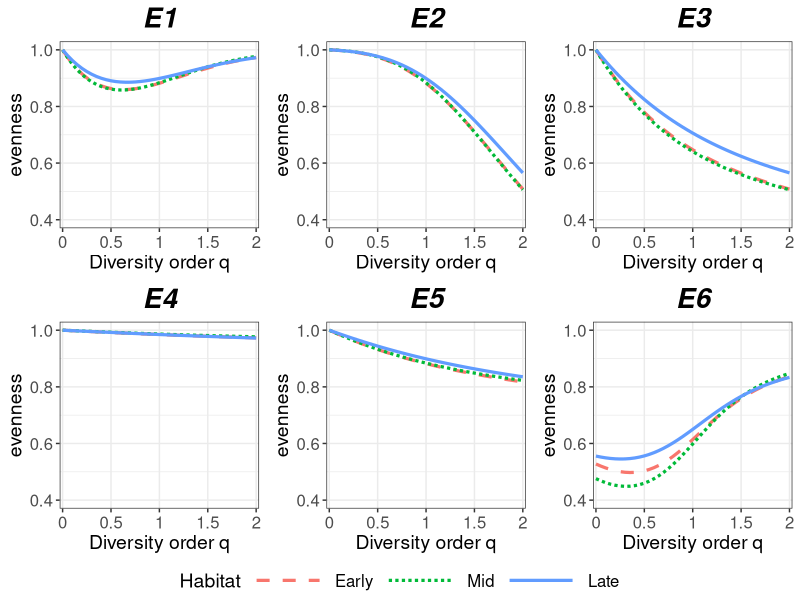
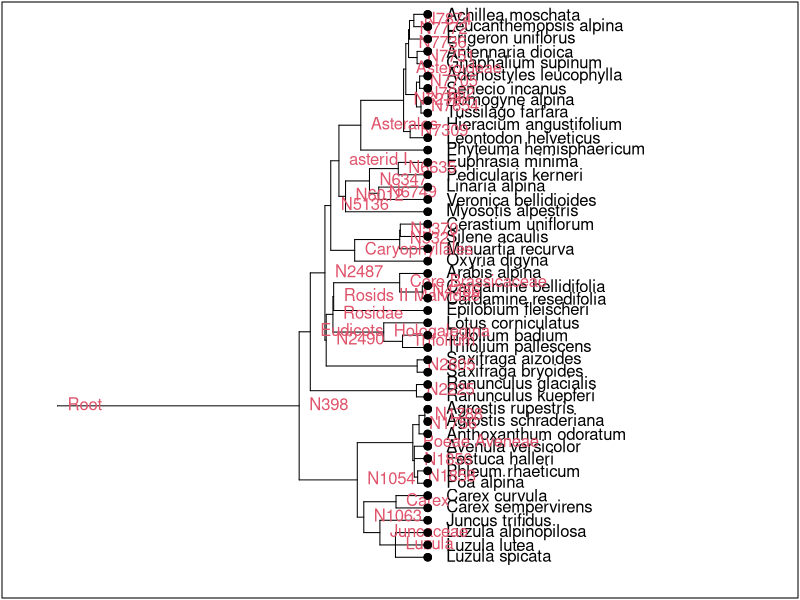
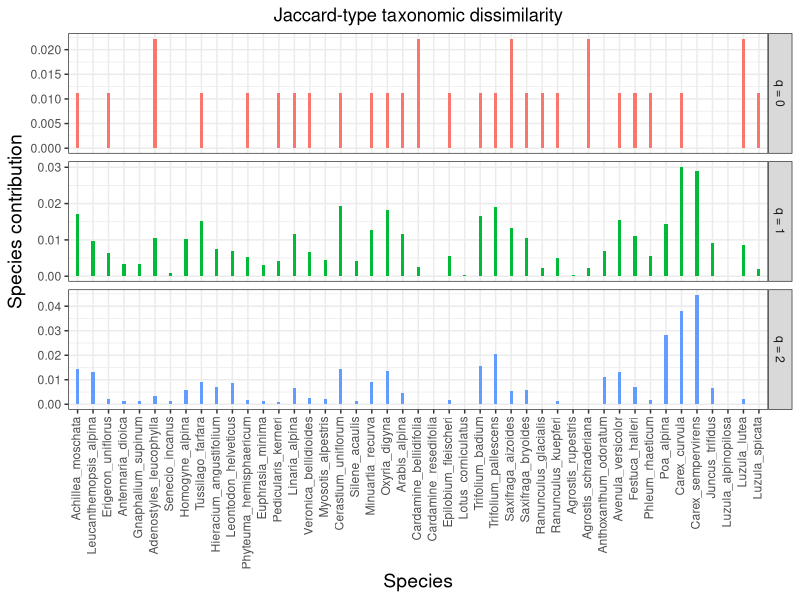
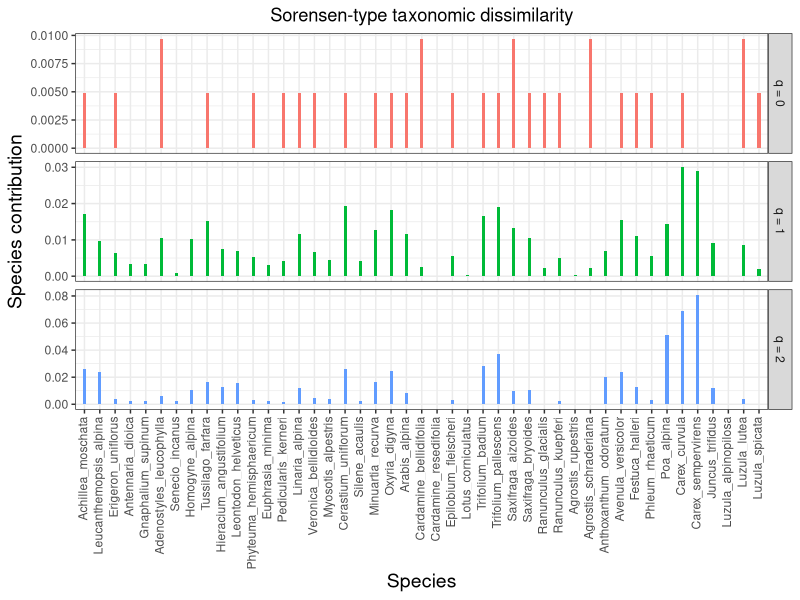
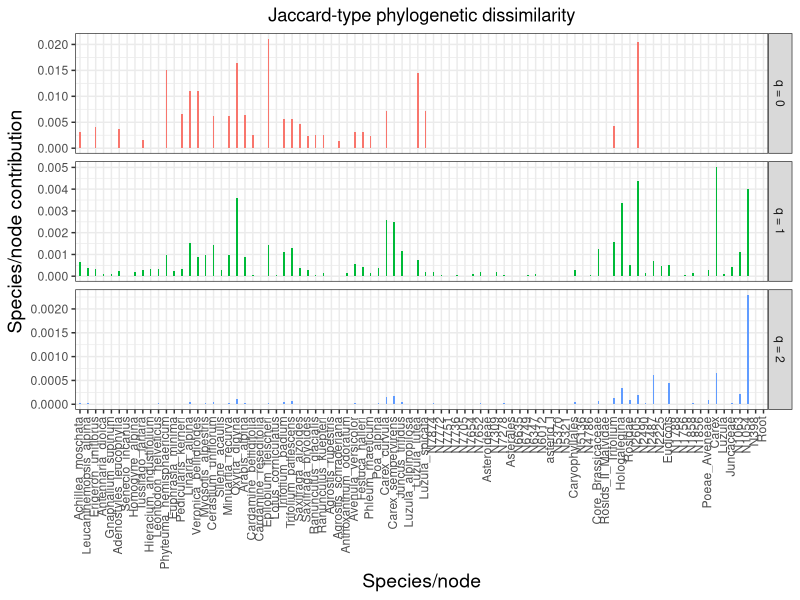
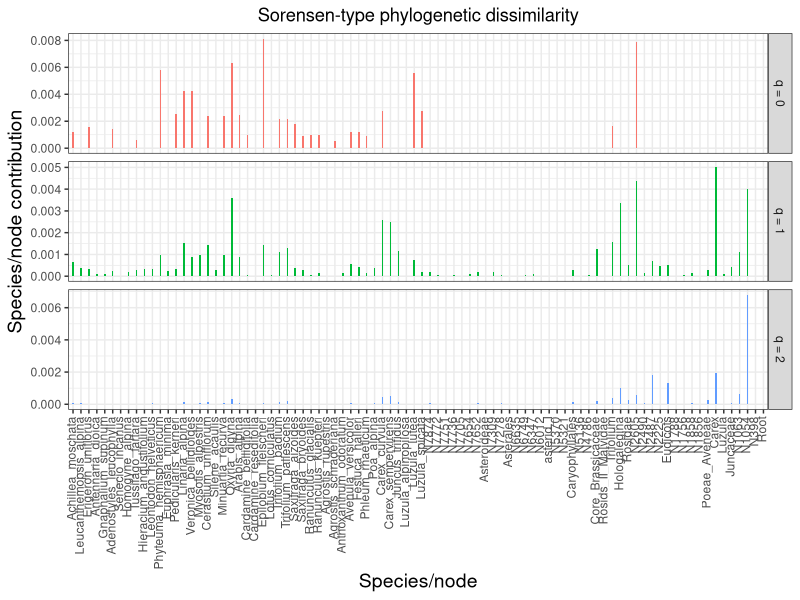

The R script that drew these images, in order:
#*******************************************************************************
#********************************************************************************
# 
## R scipts "Evenness" for Chao and Ricotta (2019) Ecology paper. 
## This R code is for computing Figures 2, 3 and 4 of Chao and Ricotta (2019) paper.
# NOTE: The packages "ggplot2", "dplyr", "ade4", "reshape2", "ggpubr", "phytools", "ape" must be 
# installed and loaded before running the scripts. 
# 
#
# The following R scripts include two parts:  
# (1). Script for computing the profiles for six classes of evenness measures (see Figure 2 in Chao and Ricotta's paper).
# (2). Script for computing the contribution of each species/node to taxonomic dissimarity and/or phylogenetic
#      dissimarity measures (see Figures 3 and 4 in Chao and Ricotta's paper)
# 
#
#*******************************************************************************
#*******************************************************************************

library(ggplot2)
library(dplyr)
library(ade4)
library(reshape2)
library(ggpubr)
library(phytools)
library(ape)

####################################################################################
#
# (1). Computing the profiles for six classes of evenness measures (Table 1 and Figure 2)
#
####################################################################################

qD <- function(p,q){
  p <- p[p>0]
  if(q!=1){
    (sum(p^q))^(1/(1-q))
  }else{
    exp(-sum(p*log(p)))
  }
}

#' new_fun computes all six classes of evenness measures.
#' @param x is an observed species abundance or frequency vector. 
#' @param q.order is a vector of diversity orders: user must specify a sequence (suggested range is from 0 to 2 in an increment of 0.05).
#' @return the profiles of all six classes of evenness indices listed in Table 1; see Figure 2 for output.
new_fun <- function(x,q.order){
  FUN <- qD
  n <- sum(x)
  p <- x/n
  q_profile_evenness <- function(q){
    qDest <- FUN(p,q)
    #S <- sum(x>0)
    S <- sum(x>0)
    E1 <- ifelse(q!=1, (1-qDest^(1-q))/(1-S^(1-q)), log(qDest)/log(S))
    E2 <- ifelse(q!=1, (1-qDest^(q-1))/(1-S^(q-1)), log(qDest)/log(S))
    E3 <- (qDest-1)/(S-1)
    E4 <- (1-1/qDest)/(1-1/S)
    E5 <- log(qDest)/log(S)
    if(q==0){
      p <- p[p>0]
      nu <- abs(p - (1/S))
      nu <- nu[nu > 0]
      sub1 <- (sum(log(abs(nu)))/sum(nu>0)-(log(1-1/S)+(1-S)*log(S))/S)
      E6 <- 1-exp(sub1)
    }else{
      p <- p[p>0]
      E6 <- 1-(sum(abs(p-1/S)^q)/((1-1/S)^q+(S-1)*S^(-q)))^(1/q)
    }
    
    #E6 <- ifelse(q=1, 1-sum(abs(p-1/S)^(1-q))/(abs(1-1/S)^(1-q)+)
    return(c(E1,E2,E3,E4,E5,E6))
  }
  out <- as.matrix(t(sapply(q.order, q_profile_evenness)))
  colnames(out) <- c("E1", "E2", "E3", "E4", "E5", "E6")
  out
}

tax_q_profile <- function(x, name1){
  x <- as.data.frame(x)
  x$q.order <-as.character(q)
  x1 <- melt(x, id.vars = c("q.order"))
  names(x1) <- c("q", "Habitat", "evenness")
  ggplot(x1, aes(q, evenness))+
    geom_line(aes(color = Habitat, group = Habitat, linetype = Habitat), size = 1.1)+
    scale_linetype_manual(values=c("dashed", "1111", "solid"))+
    theme_bw()+
    theme(axis.title = element_text(size = 14), 
          axis.text = element_text(size = 12), 
          legend.title = element_text(size = 14),
          legend.text = element_text(size = 12),
          strip.text = element_text(size = 14),
          legend.position = "bottom")+
    scale_x_discrete(breaks=seq(0, 2, 0.5))+
    theme(legend.key.width = unit(2,"cm"))+
    theme(plot.title = element_text(size=20, face="bold.italic",hjust = 0.5))+
    ggtitle(name1)+
    xlab("Diversity order q")
  #ylim(c(0, 1))
}

#' Gini_even computes the two Gini evenness indices mentioned in the Discussion section and in Appendix S4.
#' @param x is an observed species abundance or frequency vector. 
#' @return a vector of two Gini evenness indices (non-normalized and normalizd).
Gini_even <- function(x){
  x <- sort(x[x>0], decreasing = T)/sum(x)
  S <- length(x)
  ipi <- sapply(1:S, function(i) i*x[i]) %>% sum
  c("Non-normalized Gini" = (2*ipi-1)/S, "Normalized Gini" = (2*ipi-2)/(S-1))
}
                
####################################################################################
#
# Example for (1). Alpine species example (See Figure 1 for data and Figure 2 for output)
#
####################################################################################
                
##########caculate evenness##########
data <- read.table("Alpine_relative_abundance_data.txt")
q <- seq(0, 2, 0.05)
name1 <- c("E1", "E2", "E3", "E4", "E5", "E6")
Ricotta_ind_evenness1 <- lapply(list(data[, 1], data[, 2], data[, 3]), function(x) new_fun(x = x, q.order = q))
Ricotta_ind_evenness2 <- array(unlist(Ricotta_ind_evenness1), c(length(q), 6, 3))
Ricotta_ind_evenness3 <- aperm(Ricotta_ind_evenness2, c(1, 3, 2))
dimnames(Ricotta_ind_evenness3)[[1]] <- paste0("q = ", q)
dimnames(Ricotta_ind_evenness3)[[2]] <- colnames(data)
dimnames(Ricotta_ind_evenness3)[[3]] <- name1
Gini_indices <- apply(data,2,Gini_even)# compute the Gini evenness indices for each assemblage.

##########plot ##############
ggarrange(tax_q_profile(Ricotta_ind_evenness3[, , 1], name1[1])+ylim(c(0.4, 1)),
          tax_q_profile(Ricotta_ind_evenness3[, , 2], name1[2])+ylim(c(0.4, 1)),
          tax_q_profile(Ricotta_ind_evenness3[, , 3], name1[3])+ylim(c(0.4, 1)),
          tax_q_profile(Ricotta_ind_evenness3[, , 4], name1[4])+ylim(c(0.4, 1)),
          tax_q_profile(Ricotta_ind_evenness3[, , 5], name1[5])+ylim(c(0.4, 1)),
          tax_q_profile(Ricotta_ind_evenness3[, , 6], name1[6])+ylim(c(0.4, 1)),
          ncol=3, nrow=2, common.legend = TRUE, legend="bottom")

####################################################################################
#
# (2). Computing the contribution of each species/node to dissimilarity measures (Figures 3 and 4)
#      Jaccard-type (1-U_qN) and Sorensen-type (1-C_qN)
#
####################################################################################
#' dis1 computes the contribution of each species/node to the two types of dissimilarity measures.
#' @param x is the species-by-assemblages abundance matrix with species names as rownames.
#' @param q is value for the diversity order.
#' @param type is tax (taxonomic) or phy (phylogenetic).
#' @param type2 is "species" or "k"."species" means the contribution of each species/node to the two types of dissimilarity measures 
#' (Jaccard-type dissimilarity and Sorensen-type dissimilarity).
#' "k" means the contribution of each assemblage/location/site to the two types of dissimilarity measures 
#' (Jaccard-type dissimilarity and Sorensen-type dissimilarity). In the worked example, the contribution of each assemblage/stage is not computed.
#' @tree is the pylog object of the phylogenetic tree of all assemblages.
#' @return the contribution of each species/node to the two types of dissimilarity measures: Jaccard-type (1-U_qN) and Sorensen-type (1-C_qN)
dis1 <- function(x, q, type = "tax", type2 = "species", tree = NULL){
  if(type2 == "species"){
    FUN <- rowSums
  }else{
    FUN <- colSums
  }
  if(type == "tax"){
    x <- as.matrix(x)
    x <- x[rowSums(x)>0, ]
    N <- ncol(x)
    zbar <- rowSums(x)/N
    x1 <- x[zbar>0, ]
    zbar1 <- zbar[zbar>0]
    if(q==0){
      UqN <- FUN(x==0)/((N-1)*(sum(rowSums(x)>0)))
      CqN <- FUN(x==0)/((N-1)*(sum(apply(x, 2, function(i){sum(i>0)}))))
    }else if(q==2){
      UqN <- FUN((x1-zbar1)^2)/((N^q-N)*sum(zbar1^q))
      CqN <- FUN((x1-zbar1)^2)/((1-N^(1-q))*sum(x1^q))
    }else if(q!=1){
      UqN <- FUN((x1)^q-(zbar1)^q)/((N^q-N)*sum(zbar1^q))
      CqN <- FUN((x1)^q-(zbar1)^q)/((1-N^(1-q))*sum(x1^q))
    }else{
      x2 <- x1/zbar1
      UqN <- FUN(x1*log(x2), na.rm = T)/((sum(x)*log(N)))
      CqN <- UqN
    }
  }else{
    Li <- c(tree1$leaves, tree1$nodes)
    cumtree = function(a, tree){
      a <- a[names(tree$leaves)]
      for(i in 1:length(tree$parts)){
        a[1+length(a)] <- sum(a[tree$parts[[i]]])
        names(a)[length(a)] <- names(tree$parts)[i]
      }
      a
    }
    ai <- apply(x, 2, cumtree, tree1)
    wt <- apply(ai, 1, function(x1)(sum(x1))^q/sum(Li*rowSums(ai, na.rm = T)^q))
    N <- ncol(ai)
    zbar <- rowSums(ai)/N
    x1 <- ai[zbar>0, ]
    zbar1 <- zbar[zbar>0]
    Li <- Li[zbar>0]
    T1 <- sum(rowSums(x1)*Li)
    if(q==0){
      if(type2 == "species"){
        rn <- nrow(x1)
        UqN <- sapply(1:rn, function(i){(Li[i]*sum(x1[i, ]==0))})/((N-1)*sum(Li)) 
        CqN <- sapply(1:rn, function(i){(Li[i]*sum(x1[i, ]==0))/((N-1)*sum(Li*rowSums(x1!=0)))})
      }else{
        UqN <- apply(x1, 2, function(x){sum(Li[x==0])})/((N-1)*sum(Li)) 
        CqN <- apply(x1, 2, function(x){sum(Li[x==0])/((N-1)*sum(Li*colSums(x1!=0)))})
      }
      
    }else if(q==2){
      UqN <- FUN(Li*((x1-zbar1)^2), na.rm = T)/((N^q-N)*sum(Li*zbar1^q))
      CqN <- FUN(Li*((x1-zbar1)^2), na.rm = T)/((1-N^(1-q))*sum(Li*x1^q))
    }else if(q!=1){
      UqN <- FUN(Li*((x1)^q-(zbar1)^q), na.rm = T)/((N^q-N)*sum(Li*zbar1^q))
      CqN <- FUN(Li*((x1)^q-(zbar1)^q), na.rm = T)/((1-N^(1-q))*sum(Li*x1^q))
    }else{
      x2 <- x1/zbar1
      UqN <- FUN(Li*x1*log(x2), na.rm = T)/(T1*log(N))
      CqN <- UqN
    }
  }
  
  # c(sum(UqN), sum(CqN))
  rbind(UqN, CqN)
}
                
#' draw_dis_spe plots the contribution of each species/node to dissimilarity (Jaccard-type dissimilarity and Sorensen-type dissimilarity).
#' @param data is a merged table of output values with three columns corresponding to output for q = 0, 1, 2.
#' @param title_name is the title name of plot. 
#' @type indicates the type of contribution: "tax" for taxonomic and "phy" for phylogenetic       
#' @return the plot of the contribution of each species/node.
draw_dis_spe <- function(data, title_name, type = "tax"){
  colnames(data) <- c("q = 0", "q = 1", "q = 2")
  data <- melt(data)
  g <- ggplot(data, aes(x = as.factor(Var1), y = value, fill = Var2))+
    geom_col(width = 0.2)+
    facet_grid(Var2~., scales = "free_y")+
    theme_bw()+
    # ylim(c(0, max(data[, 3])))+
    theme(axis.text.x = element_text(angle = 90, hjust = 1, vjust = .3), 
          axis.title = element_text(size = 14), 
          plot.title = element_text(hjust = 0.5))+
    guides(fill=FALSE)+
    ggtitle(title_name)
  
  if(type == "tax"){
    g <- g +
      xlab("Species")+
      ylab("Species contribution")
  }else{
    g <-  g +
      xlab("Species/node")+
      ylab("Species/node contribution")
  }
  return(g)
}

######plot tree (see the phylogenetic tree in Figure 1)#### 
plot.phylog <- function (x, y = NULL,
                         f.phylog = 0.5, cleaves = 1, cnodes = 0,
                         labels.leaves = names(x$leaves), clabel.leaves = 1,
                         labels.nodes = names(x$nodes), clabel.nodes = 0,
                         sub = "", csub = 1.25, possub = "bottomleft", draw.box = FALSE, ...)
{
  if (!inherits(x, "phylog")) 
    stop("Non convenient data")
  leaves.number <- length(x$leaves)
  leaves.names <- names(x$leaves)
  nodes.number <- length(x$nodes)
  nodes.names <- names(x$nodes)
  if (length(labels.leaves) != leaves.number) labels.leaves <- names(x$leaves)
  if (length(labels.nodes) != nodes.number) labels.nodes <- names(x$nodes)
  leaves.car <- gsub("[_]"," ",labels.leaves)
  nodes.car <- gsub("[_]"," ",labels.nodes)
  mar.old <- par("mar")
  on.exit(par(mar=mar.old))
  
  par(mar = c(0.1, 0.1, 0.1, 0.1))
  
  if (f.phylog < 0.05) f.phylog <- 0.05 
  if (f.phylog > 0.95) f.phylog <- 0.95 
  
  maxx <- max(x$droot)
  plot.default(0, 0, type = "n", xlab = "", ylab = "", xaxt = "n", 
               yaxt = "n", xlim = c(-maxx*0.15, maxx/f.phylog), ylim = c(-0.05, 1), xaxs = "i", 
               yaxs = "i", frame.plot = FALSE)
  
  x.leaves <- x$droot[leaves.names]
  x.nodes <- x$droot[nodes.names]
  if (is.null(y)) y <- (leaves.number:1)/(leaves.number + 1)
  else y <- (leaves.number+1-y)/(leaves.number+1)
  names(y) <- leaves.names
  xcar <- maxx*1.05
  xx <- c(x.leaves, x.nodes)
  
  if (clabel.leaves > 0) {
    for (i in 1:leaves.number) {
      text(xcar, y[i], leaves.car[i], adj = 0, cex = par("cex") * 
             clabel.leaves)
      #segments(xcar, y[i], xx[i], y[i], col = grey(0.7))
    }
  }
  yleaves <- y[1:leaves.number]
  xleaves <- xx[1:leaves.number]
  if (cleaves > 0) {
    for (i in 1:leaves.number) {
      points(xx[i], y[i], pch = 21, bg=1, cex = par("cex") * cleaves)
    }
  }
  yn <- rep(0, nodes.number)
  names(yn) <- nodes.names
  y <- c(y, yn)
  for (i in 1:length(x$parts)) {
    w <- x$parts[[i]]
    but <- names(x$parts)[i]
    y[but] <- mean(y[w])
    b <- range(y[w])
    segments(xx[but], b[1], xx[but], b[2])
    x1 <- xx[w]
    y1 <- y[w]
    x2 <- rep(xx[but], length(w))
    segments(x1, y1, x2, y1)
  }
  if (cnodes > 0) {
    for (i in nodes.names) {
      points(xx[i], y[i], pch = 21, bg="white", cex = cnodes)
      
    }
  }
  #if (clabel.nodes > 0) {
  text(xx[names(x.nodes)], y[names(x.nodes)], nodes.car, 
       clabel.nodes, col = 2 , pos = 4)
  #}
  x <- (x.leaves - par("usr")[1])/(par("usr")[2]-par("usr")[1])
  y <- y[leaves.names]
  xbase <- (xcar - par("usr")[1])/(par("usr")[2]-par("usr")[1])
  if (csub>0) scatterutil.sub(sub, csub=csub, possub=possub)
  if (draw.box) box()
  if (cleaves > 0) points(xleaves, yleaves, pch = 21, bg=1, cex = par("cex") * cleaves)
  
  return(invisible(list(xy=data.frame(x=x, y=y), xbase= xbase, cleaves=cleaves)))
}

###################################################################################
#
# Example for (2). Alpine species example (See Figures 3 and 4 for output)
#
####################################################################################
######arrange data######
data1 <- read.table("Alpine_relative_abundance_data.txt")
tree <- read.table("Alpine phylo_tree.txt", header = F)[1,1]
tree1 <- newick2phylog(tree)
plot.phylog(tree1,
            draw.box = TRUE, labels.nodes = names(tree1$nodes), clabel.leaves = 1, clabel.nodes = 1)


######caculate the contribution of each species to taxonomic dissimarity and then plot #####
t01 <- t(dis1(data1, 0, type = "tax", type2 = "species"))
t11 <- t(dis1(data1, 1, type = "tax", type2 = "species"))
t21 <- t(dis1(data1, 2, type = "tax", type2 = "species"))

tax_UqN_r <- cbind(t01[, 1], t11[, 1], t21[, 1])
tax_CqN_r <- cbind(t01[, 2], t11[, 2], t21[, 2])
draw_dis_spe(tax_UqN_r, "Jaccard-type taxonomic dissimilarity")
draw_dis_spe(tax_CqN_r, "Sorensen-type taxonomic dissimilarity")

######caculate the contribution of each species/node to phylogenetic dissimarity and then plot #####

p01 <- t(dis1(data1, 0, type = "phy", type2 = "species", tree = tree1))
p11 <- t(dis1(data1, 1, type = "phy", type2 = "species", tree = tree1))
p21 <- t(dis1(data1, 2, type = "phy", type2 = "species", tree = tree1))

phy_UqN_r <- cbind(p01[, 1], p11[, 1], p21[, 1])
phy_CqN_r <- cbind(p01[, 2], p11[, 2], p21[, 2])

draw_dis_spe(phy_UqN_r, "Jaccard-type phylogenetic dissimilarity", type = "phy")
draw_dis_spe(phy_CqN_r, "Sorensen-type phylogenetic dissimilarity", type = "phy")

##################################################
